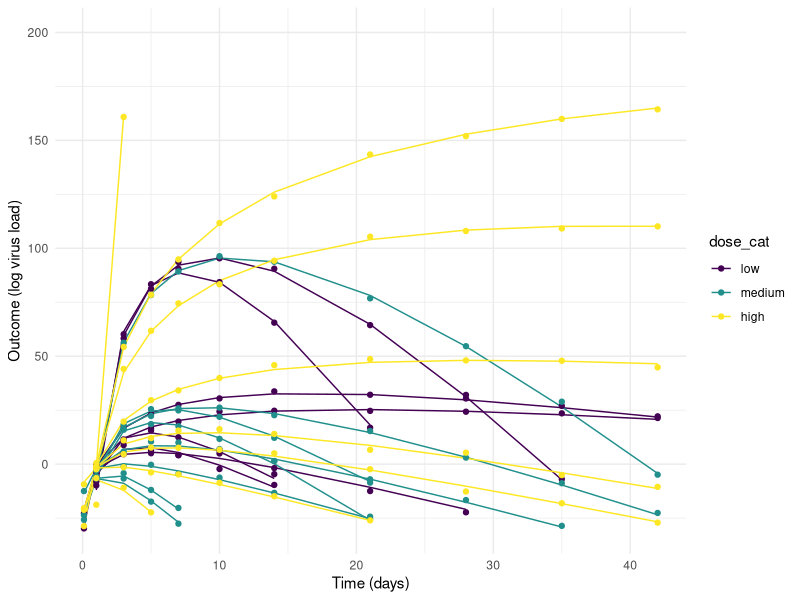
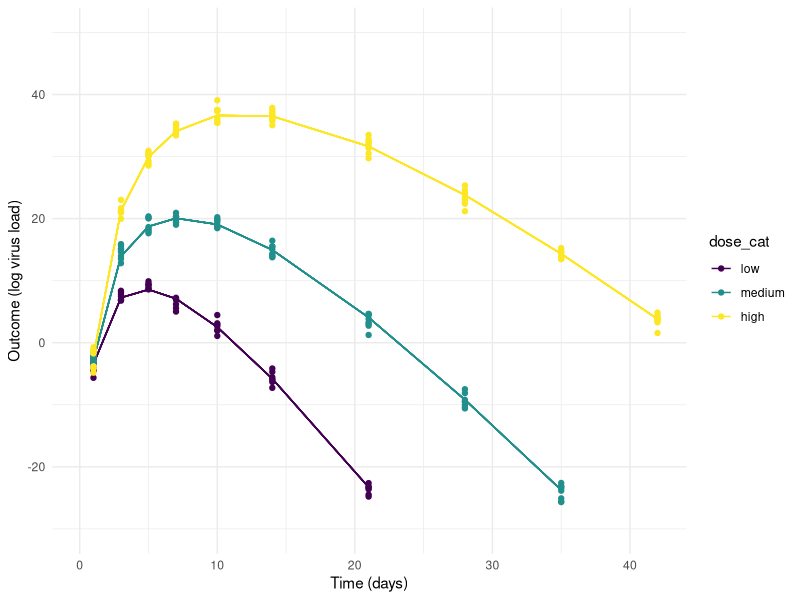
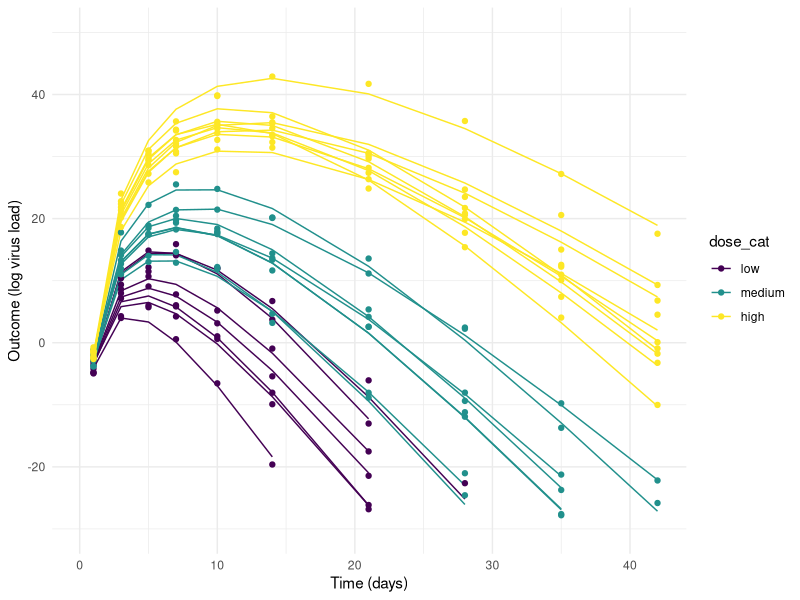
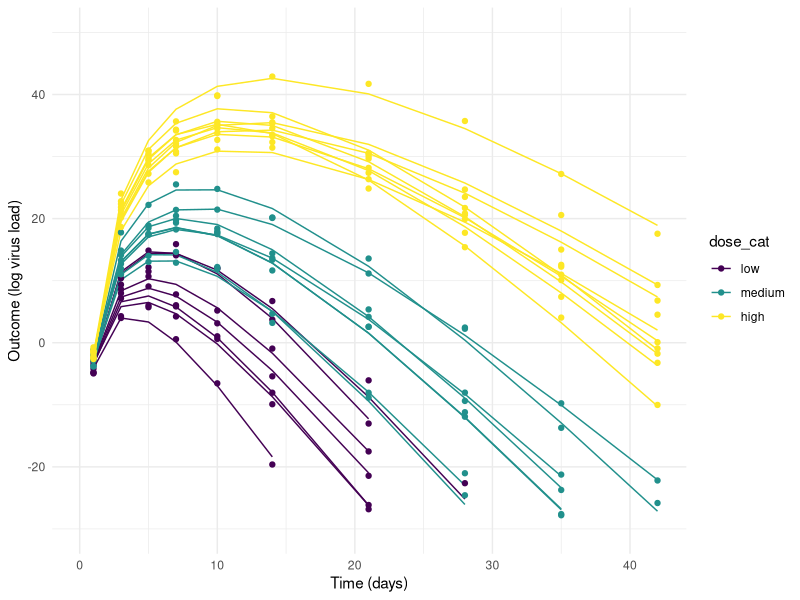

These figures' R source, in order:
# Code only portion of tutorial part 1
# https://www.andreashandel.com/posts/longitudinal-multilevel-bayesian-analysis-1/
# This code simulates the data we'll fit in later posts

## ---- settings --------
## General settings
set.seed(123) #for reproducibility
# days at which we assume outcome is measured
timevec <- c(0.1,1,3,5,7,10,14,21,28,35,42)

#different number of individuals per dose to make it clearer which is which
#also, that's the structure of the data which motivated the tutorial
Nlow = 7; Nmed = 8; Nhigh = 9; filename = "simdat.Rds"
#if you want to explore how model fitting changes if you increase sample size
#turn on this line of code
#this is used in part 4 of the tutorial
#Nlow = 70; Nmed = 80; Nhigh = 90; filename = "simdat_big.Rds"

Ntot = Nlow + Nmed + Nhigh; #total number of individuals

# Set values for dose
# since we only consider dose on a log scale
# we'll log transform right here and then always use it in those log units
high_dose = log(1000)
med_dose = log(100)
low_dose = log(10)
dosevec = c(rep(low_dose,Nlow),rep(med_dose,Nmed),rep(high_dose,Nhigh))
# we are also creating a version of the dose variable
# that consists of ordered categories instead of numeric values
# we'll use that mostly for plotting
dosevec_cat = ordered(c(rep("low", Nlow),
                        rep("medium",Nmed),
                        rep("high",Nhigh)),
                      levels=c("low","medium","high"))


## Setting parameter values

## ---- commonpars --------
sigma = 1
a1 = 0.1
b1 = -0.1

## ---- m1pars --------
m1_mua = 3
m1_mub = 1
m1_sigmaa = 1
m1_sigmab = 1
m1_a0 = rnorm(n=Ntot, m1_mua, m1_sigmaa)
m1_b0 = rnorm(n=Ntot, m1_mub, m1_sigmaa)
# saving main parameters
m1pars = c(sigma = sigma, a1 = a1, b1 = b1,
           a0_mu = m1_mua, b0_mu = m1_mub)


## ---- m2pars --------
m2_mua = 3
m2_mub = 1
m2_sigmaa = 0.0001
m2_sigmab = 0.0001
m2_a0 = rnorm(n=Ntot, m2_mua, m2_sigmaa)
m2_b0 = rnorm(n=Ntot, m2_mub, m2_sigmab)
m2pars = c(sigma = sigma, a1 = a1, b1 = b1,
           a0_mu = m2_mua, b0_mu = m2_mub)


## ---- m3pars --------
m3_mua = 3
m3_mub = 1
m3_sigmaa = 0.1
m3_sigmab = 0.1
m3_a0 = rnorm(n=Ntot, m3_mua, m3_sigmaa)
m3_b0 = rnorm(n=Ntot, m3_mub, m3_sigmaa)
m3pars = c(sigma = sigma, a1 = a1, b1 = b1,
           a0_mu = m3_mua, b0_mu = m3_mub)


## ---- m1sims --------
m1_alpha = m1_a0 + a1*(dosevec - med_dose)
m1_beta = m1_b0 + b1*(dosevec - med_dose)
#doing matrix multiplication to get time-series for each individual
#for that to work, the timevec vector needs to be transposed
m1_mu =  exp(m1_alpha) %*% t(log(timevec)) - exp(m1_beta) %*% t(timevec)
# apply variation following a normal distribution to each data point
m1_y = rnorm(length(m1_mu),m1_mu, sigma)
# in a final step, we reorganize the data into a long data frame with
# columns id, time, dose, model,
# the deterministic mean mu, and the normally distributed outcome.
# We store dose in 3 versions, the original (log transformed one),
# the one that has the middle value subtracted, and a categorical one.
# Note that trick using sort to get time in the right order.
# Not a robust way of doing things, but works here
m1_dat <- data.frame(id = rep(1:Ntot,length(timevec)),
                     dose = rep(dosevec,length(timevec)),
                     dose_adj = rep(dosevec,length(timevec))-med_dose,
                     dose_cat =  rep(dosevec_cat,length(timevec)),
                     time = sort(rep(timevec,Ntot)),
                     mu = as.vector(m1_mu),
                     outcome = as.vector(m1_y),
                     model = "m1")


## ---- m2m3sims --------
#model 2
m2_alpha = m2_a0 + a1*(dosevec - med_dose)
m2_beta = m2_b0 + b1*(dosevec - med_dose)
m2_mu =  exp(m2_alpha) %*% t(log(timevec)) - exp(m2_beta) %*% t(timevec)
m2_y = rnorm(length(m2_mu),m2_mu, sigma)
m2_dat <- data.frame(id = rep(1:Ntot,length(timevec)),
                     dose = rep(dosevec,length(timevec)),
                     dose_adj = rep(dosevec,length(timevec))-med_dose,
                     dose_cat =  rep(dosevec_cat,length(timevec)),
                     time = sort(rep(timevec,Ntot)),
                     mu = as.vector(m2_mu),
                     outcome = as.vector(m2_y),
                     model = "m2")

#model 3
m3_alpha = m3_a0 + a1*(dosevec - med_dose)
m3_beta = m3_b0 + b1*(dosevec - med_dose)
m3_mu =  exp(m3_alpha) %*% t(log(timevec)) - exp(m3_beta) %*% t(timevec)
m3_y = rnorm(length(m3_mu),m3_mu, sigma)
m3_dat <- data.frame(id = rep(1:Ntot,length(timevec)),
                     dose = rep(dosevec,length(timevec)),
                     dose_adj = rep(dosevec,length(timevec))-med_dose,
                     dose_cat =  rep(dosevec_cat,length(timevec)),
                     time = sort(rep(timevec,Ntot)),
                     mu = as.vector(m3_mu),
                     outcome = as.vector(m3_y),
                     model = "m3")



## ---- packages --------
library('ggplot2')

## ---- makeplots --------
p1 <- ggplot(m1_dat) +
  geom_line(aes(x=time, y=mu, col = dose_cat, group = id)) +
  geom_point(aes(x=time, y=outcome, col = dose_cat)) +
  scale_y_continuous(limits = c(-30,200)) +
  labs(y = "Outcome (log virus load)",  x = "Time (days)") +
  theme_minimal()


p2 <- ggplot(m2_dat) +
  geom_line(aes(x=time, y=mu, col = dose_cat, group = id)) +
  geom_point(aes(x=time, y=outcome, col = dose_cat)) +
  scale_y_continuous(limits = c(-30,50)) +
  labs(y = "Outcome (log virus load)",  x = "Time (days)") +
  theme_minimal()

p3 <- ggplot(m3_dat) +
  geom_line(aes(x=time, y=mu, col = dose_cat, group = id)) +
  geom_point(aes(x=time, y=outcome, col = dose_cat)) +
  scale_y_continuous(limits = c(-30,50)) +
  labs(y = "Outcome (log virus load)",  x = "Time (days)") +
  theme_minimal()

## ---- showplots --------
plot(p1)
plot(p2)
plot(p3)

## ---- savesims --------
#save a plot so we can use it in the blog post
simdat <- list(m1 = m1_dat, m2 = m2_dat, m3 = m3_dat, m1pars = m1pars, m2pars = m2pars, m3pars = m3pars, Nlow = Nlow, Nmed = Nmed, Nhigh = Nhigh)
saveRDS(simdat, file = filename)
ggsave(file = paste0("featured.png"), p3, dpi = 300, units = "in", width = 6, height = 6)

